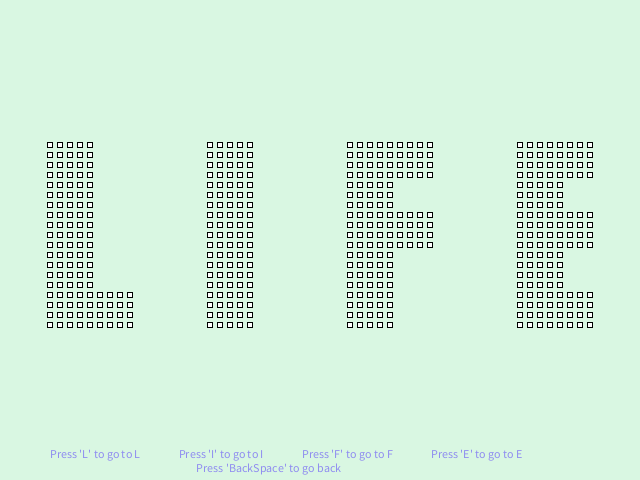
Frame 1 (no input)
Frame 60 (the mouse pressed at the canvas centre just before this capture): identical to frame 1, image omitted
Frame 120 (the mouse held since frame 60 and released just before this capture): identical to frame 1, image omitted

The Processing sketch that drew this single still picture (run headless with seeded random() and noise(); from frame 60 on, the mouse is pressed at the canvas centre):

// Processing sketch: processing_39019
// ── processing_39019.pde

void setup(){
  frameRate(30);
  size(640,480);
}
//float h=height;//WTF?
//float w=width;//WTF?
float dif = 0;
float centered = 2.08;
float space = 10;
float rZeroX = (640/2)-((space*55)/2);//RECT pointZERO X axis
float rZeroY = (480/2)-((space*19)/2);//RECT pointZERO Y axis
float hmd_n=19;
float hmr_n=55;
float moverX = 0;
float moverY = 0;
float iif[][] = { {1,1,1,1,1,0,0,0,0,0,0,0,0,0,0,0,
                   1,1,1,1,1,0,0,0,0,0,0,0,0,0,
                   1,1,1,1,1,1,1,1,1,0,0,0,0,0,0,0,0,
                   1,1,1,1,1,1,1,1},
                  {1,1,1,1,1,0,0,0,0,0,0,0,0,0,0,0,
                   1,1,1,1,1,0,0,0,0,0,0,0,0,0,
                   1,1,1,1,1,1,1,1,1,0,0,0,0,0,0,0,0,
                   1,1,1,1,1,1,1,1},
                  {1,1,1,1,1,0,0,0,0,0,0,0,0,0,0,0,
                   1,1,1,1,1,0,0,0,0,0,0,0,0,0,
                   1,1,1,1,1,1,1,1,1,0,0,0,0,0,0,0,0,
                   1,1,1,1,1,1,1,1},
                  {1,1,1,1,1,0,0,0,0,0,0,0,0,0,0,0,
                   1,1,1,1,1,0,0,0,0,0,0,0,0,0,
                   1,1,1,1,1,1,1,1,1,0,0,0,0,0,0,0,0,
                   1,1,1,1,1,1,1,1},
                  
                  {1,1,1,1,1,0,0,0,0,0,0,0,0,0,0,0,
                   1,1,1,1,1,0,0,0,0,0,0,0,0,0,
                   1,1,1,1,1,0,0,0,0,0,0,0,0,0,0,0,0,
                   1,1,1,1,1,0,0,0},
                  {1,1,1,1,1,0,0,0,0,0,0,0,0,0,0,0,
                   1,1,1,1,1,0,0,0,0,0,0,0,0,0,
                   1,1,1,1,1,0,0,0,0,0,0,0,0,0,0,0,0,
                   1,1,1,1,1,0,0,0},
                  {1,1,1,1,1,0,0,0,0,0,0,0,0,0,0,0,
                   1,1,1,1,1,0,0,0,0,0,0,0,0,0,
                   1,1,1,1,1,0,0,0,0,0,0,0,0,0,0,0,0,
                   1,1,1,1,1,0,0,0},
                   
                  {1,1,1,1,1,0,0,0,0,0,0,0,0,0,0,0,
                   1,1,1,1,1,0,0,0,0,0,0,0,0,0,
                   1,1,1,1,1,1,1,1,1,0,0,0,0,0,0,0,0,
                   1,1,1,1,1,1,1,1},
                  {1,1,1,1,1,0,0,0,0,0,0,0,0,0,0,0,
                   1,1,1,1,1,0,0,0,0,0,0,0,0,0,
                   1,1,1,1,1,1,1,1,1,0,0,0,0,0,0,0,0,
                   1,1,1,1,1,1,1,1},
                  {1,1,1,1,1,0,0,0,0,0,0,0,0,0,0,0,
                   1,1,1,1,1,0,0,0,0,0,0,0,0,0,
                   1,1,1,1,1,1,1,1,1,0,0,0,0,0,0,0,0,
                   1,1,1,1,1,1,1,1},
                  {1,1,1,1,1,0,0,0,0,0,0,0,0,0,0,0,
                   1,1,1,1,1,0,0,0,0,0,0,0,0,0,
                   1,1,1,1,1,1,1,1,1,0,0,0,0,0,0,0,0,
                   1,1,1,1,1,1,1,1},
                   
                  {1,1,1,1,1,0,0,0,0,0,0,0,0,0,0,0,
                   1,1,1,1,1,0,0,0,0,0,0,0,0,0,
                   1,1,1,1,1,0,0,0,0,0,0,0,0,0,0,0,0,
                   1,1,1,1,1,0,0,0},
                  {1,1,1,1,1,0,0,0,0,0,0,0,0,0,0,0,
                   1,1,1,1,1,0,0,0,0,0,0,0,0,0,
                   1,1,1,1,1,0,0,0,0,0,0,0,0,0,0,0,0,
                   1,1,1,1,1,0,0,0},
                  {1,1,1,1,1,0,0,0,0,0,0,0,0,0,0,0,
                   1,1,1,1,1,0,0,0,0,0,0,0,0,0,
                   1,1,1,1,1,0,0,0,0,0,0,0,0,0,0,0,0,
                   1,1,1,1,1,0,0,0},
                  {1,1,1,1,1,0,0,0,0,0,0,0,0,0,0,0,
                   1,1,1,1,1,0,0,0,0,0,0,0,0,0,
                   1,1,1,1,1,0,0,0,0,0,0,0,0,0,0,0,0,
                   1,1,1,1,1,0,0,0},
                   
                  {1,1,1,1,1,1,1,1,1,0,0,0,0,0,0,0,
                   1,1,1,1,1,0,0,0,0,0,0,0,0,0,
                   1,1,1,1,1,0,0,0,0,0,0,0,0,0,0,0,0,
                   1,1,1,1,1,1,1,1},
                  {1,1,1,1,1,1,1,1,1,0,0,0,0,0,0,0,
                   1,1,1,1,1,0,0,0,0,0,0,0,0,0,
                   1,1,1,1,1,0,0,0,0,0,0,0,0,0,0,0,0,
                   1,1,1,1,1,1,1,1},
                  {1,1,1,1,1,1,1,1,1,0,0,0,0,0,0,0,
                   1,1,1,1,1,0,0,0,0,0,0,0,0,0,
                   1,1,1,1,1,0,0,0,0,0,0,0,0,0,0,0,0,
                   1,1,1,1,1,1,1,1},
                  {1,1,1,1,1,1,1,1,1,0,0,0,0,0,0,0,
                   1,1,1,1,1,0,0,0,0,0,0,0,0,0,
                   1,1,1,1,1,0,0,0,0,0,0,0,0,0,0,0,0,
                   1,1,1,1,1,1,1,1}}; // IS-IS-FILLED, Row, 0 = Not Filled; 1 = Filled;
float RS = 5; //RECTANGLE SIZE

void draw(){
  background(#D9F7E2);
  rectMode(CENTER);
  
 
  if (key == 'L' && space <= 20|| key == 'l' && space <=20){
      dif=(centered-0.35)/2;
      centered=centered-(dif);
      space += 2;
  }
  if (key == 'I' && space <= 20|| key == 'i' && space <=20){
      dif=(centered-1.43)/2;
      centered=centered-(dif);
      space += 2;
  }
  if (key == 'F' && space <= 20|| key == 'f' && space <=20){
      dif=(centered-2.65)/2;
      centered=centered-(dif);
      space += 2;
  }
  if (key == 'E' && space <= 20|| key == 'e' && space <=20){
      dif=(centered-4)/2;
      centered=centered-(dif);
      space += 2;
  }
  if (key == 'L' && space >= 20|| key == 'l' && space >=20){
      dif=(centered-0.35)/2;
      centered=centered-(dif);
  }
  if (key == 'I' && space >= 20|| key == 'i' && space >=20){
      dif=(centered-1.43)/2;
      centered=centered-(dif);
  }
  if (key == 'F' && space >= 20|| key == 'f' && space >=20){
      dif=(centered-2.65)/2;
      centered=centered-(dif);
  }
  if (key == 'E' && space >= 20|| key == 'e' && space >=20){
      dif=(centered-4)/2;
      centered=centered-(dif);
  }
  if (key == BACKSPACE && space > 10){
      dif=(centered-2.08)/2;
      centered=centered-(dif);
      space -= 2;
  }
  
  fill(255,255,255);
  for(int p=0;p<hmr_n;p++){
    for(int i=0;i<hmd_n;i++){
      if(iif[i][p]==1){
        rZeroX = (640 / 2) - ( (space * (13 * centered)) );                 //////// *4=E ; *2.65=F ; *1.43=I ; *0.35=L ; *2.08 = CENTER
        rZeroY = (480 / 2) - ((space * 19) / 2);
        rect((rZeroX) + (space*p) + (moverX), (rZeroY) + (space*i) + (moverY), RS, RS);
      }
    }
  }

  String s = "Press 'L' to go to L                Press 'I' to go to I                Press 'F' to go to F                Press 'E' to go to E\n                                                             Press 'BackSpace' to go back";
  fill(#8F8CF0);
  text(s, 50, 458);
}
